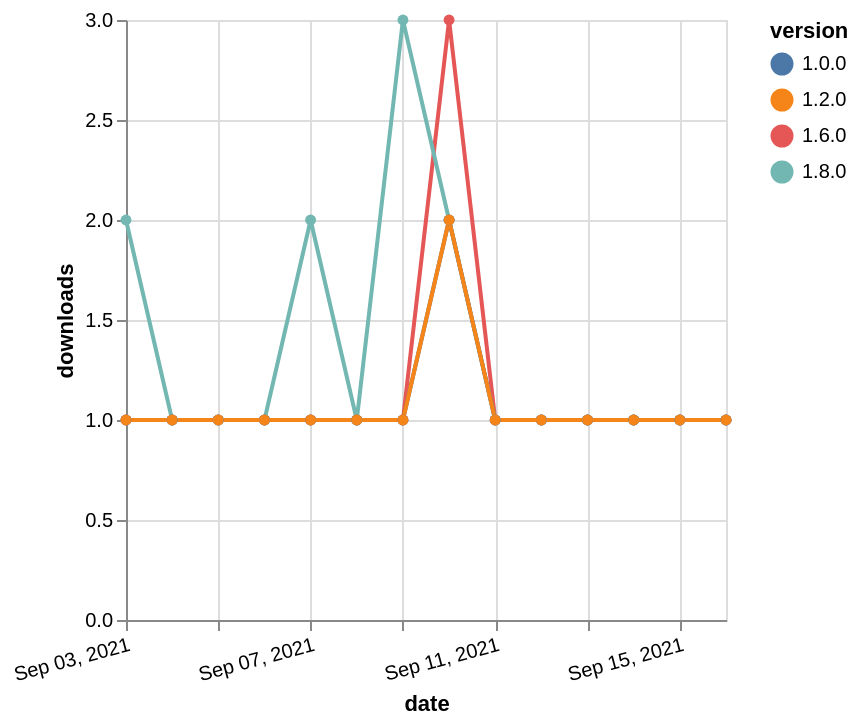

This figure's Vega-Lite source:
### Vega-Lite specification from a JSON file in a GitHub repository (floating-point values rounded to 4 significant figures)
{"$schema": "https://vega.github.io/schema/vega-lite/v5.json", "description": "A simple bar chart with embedded data.", "data": {"values": [{"date": "2021-09-03", "total": 202, "delta": 1, "version": "1.6.0"}, {"date": "2021-09-04", "total": 203, "delta": 1, "version": "1.6.0"}, {"date": "2021-09-05", "total": 204, "delta": 1, "version": "1.6.0"}, {"date": "2021-09-06", "total": 205, "delta": 1, "version": "1.6.0"}, {"date": "2021-09-07", "total": 206, "delta": 1, "version": "1.6.0"}, {"date": "2021-09-08", "total": 207, "delta": 1, "version": "1.6.0"}, {"date": "2021-09-09", "total": 208, "delta": 1, "version": "1.6.0"}, {"date": "2021-09-10", "total": 211, "delta": 3, "version": "1.6.0"}, {"date": "2021-09-11", "total": 212, "delta": 1, "version": "1.6.0"}, {"date": "2021-09-12", "total": 213, "delta": 1, "version": "1.6.0"}, {"date": "2021-09-13", "total": 214, "delta": 1, "version": "1.6.0"}, {"date": "2021-09-14", "total": 215, "delta": 1, "version": "1.6.0"}, {"date": "2021-09-15", "total": 216, "delta": 1, "version": "1.6.0"}, {"date": "2021-09-16", "total": 217, "delta": 1, "version": "1.6.0"}, {"date": "2021-09-03", "total": 130, "delta": 2, "version": "1.8.0"}, {"date": "2021-09-04", "total": 131, "delta": 1, "version": "1.8.0"}, {"date": "2021-09-05", "total": 132, "delta": 1, "version": "1.8.0"}, {"date": "2021-09-06", "total": 133, "delta": 1, "version": "1.8.0"}, {"date": "2021-09-07", "total": 135, "delta": 2, "version": "1.8.0"}, {"date": "2021-09-08", "total": 136, "delta": 1, "version": "1.8.0"}, {"date": "2021-09-09", "total": 139, "delta": 3, "version": "1.8.0"}, {"date": "2021-09-10", "total": 141, "delta": 2, "version": "1.8.0"}, {"date": "2021-09-11", "total": 142, "delta": 1, "version": "1.8.0"}, {"date": "2021-09-12", "total": 143, "delta": 1, "version": "1.8.0"}, {"date": "2021-09-13", "total": 144, "delta": 1, "version": "1.8.0"}, {"date": "2021-09-14", "total": 145, "delta": 1, "version": "1.8.0"}, {"date": "2021-09-15", "total": 146, "delta": 1, "version": "1.8.0"}, {"date": "2021-09-16", "total": 147, "delta": 1, "version": "1.8.0"}, {"date": "2021-09-03", "total": 198, "delta": 1, "version": "1.0.0"}, {"date": "2021-09-04", "total": 199, "delta": 1, "version": "1.0.0"}, {"date": "2021-09-05", "total": 200, "delta": 1, "version": "1.0.0"}, {"date": "2021-09-06", "total": 201, "delta": 1, "version": "1.0.0"}, {"date": "2021-09-07", "total": 202, "delta": 1, "version": "1.0.0"}, {"date": "2021-09-08", "total": 203, "delta": 1, "version": "1.0.0"}, {"date": "2021-09-09", "total": 204, "delta": 1, "version": "1.0.0"}, {"date": "2021-09-10", "total": 206, "delta": 2, "version": "1.0.0"}, {"date": "2021-09-11", "total": 207, "delta": 1, "version": "1.0.0"}, {"date": "2021-09-12", "total": 208, "delta": 1, "version": "1.0.0"}, {"date": "2021-09-13", "total": 209, "delta": 1, "version": "1.0.0"}, {"date": "2021-09-14", "total": 210, "delta": 1, "version": "1.0.0"}, {"date": "2021-09-15", "total": 211, "delta": 1, "version": "1.0.0"}, {"date": "2021-09-16", "total": 212, "delta": 1, "version": "1.0.0"}, {"date": "2021-09-03", "total": 196, "delta": 1, "version": "1.2.0"}, {"date": "2021-09-04", "total": 197, "delta": 1, "version": "1.2.0"}, {"date": "2021-09-05", "total": 198, "delta": 1, "version": "1.2.0"}, {"date": "2021-09-06", "total": 199, "delta": 1, "version": "1.2.0"}, {"date": "2021-09-07", "total": 200, "delta": 1, "version": "1.2.0"}, {"date": "2021-09-08", "total": 201, "delta": 1, "version": "1.2.0"}, {"date": "2021-09-09", "total": 202, "delta": 1, "version": "1.2.0"}, {"date": "2021-09-10", "total": 204, "delta": 2, "version": "1.2.0"}, {"date": "2021-09-11", "total": 205, "delta": 1, "version": "1.2.0"}, {"date": "2021-09-12", "total": 206, "delta": 1, "version": "1.2.0"}, {"date": "2021-09-13", "total": 207, "delta": 1, "version": "1.2.0"}, {"date": "2021-09-14", "total": 208, "delta": 1, "version": "1.2.0"}, {"date": "2021-09-15", "total": 209, "delta": 1, "version": "1.2.0"}, {"date": "2021-09-16", "total": 210, "delta": 1, "version": "1.2.0"}]}, "width": "container", "mark": {"type": "line", "point": {"filled": true}}, "encoding": {"x": {"field": "date", "type": "temporal", "timeUnit": "yearmonthdate", "title": "date", "axis": {"labelAngle": -15}}, "y": {"field": "delta", "type": "quantitative", "title": "downloads"}, "color": {"field": "version", "type": "nominal"}, "tooltip": {"field": "delta"}}}
